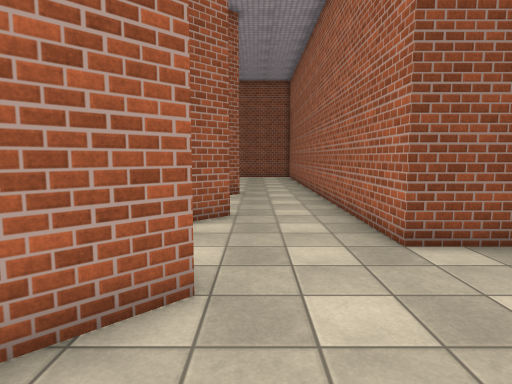
View 1 (above)

16 first-person views from a walk through a 3-D level made in the Unity game engine. The camera is 1.5 m above the floor, tilts 6° down and sees 75° across. The floor is counted in squares, 1 m on a side. Each view is taken from the middle of a square. On the plan, view 1 faces up. The plan holds only what a view shows up to about 15 squares ahead; the rest is blank. The place goes on beyond the plan. The player is left out. Surface patterns are stand-ins for the level's own textures.

View 2
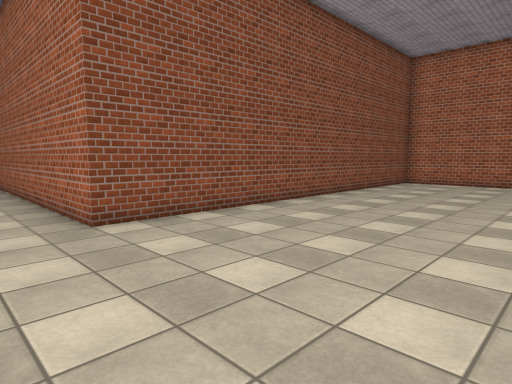

View 3
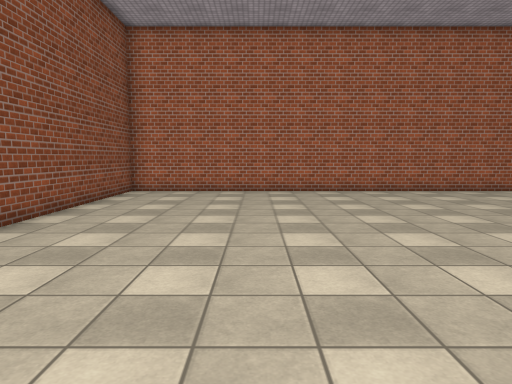

View 4
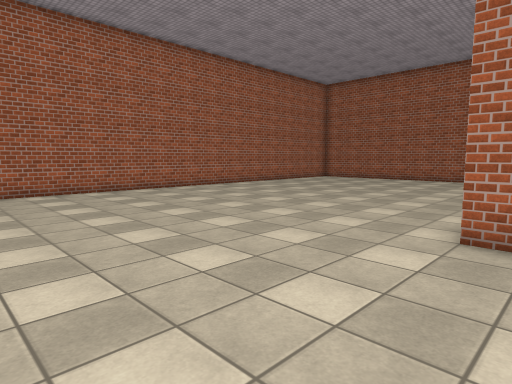

View 5
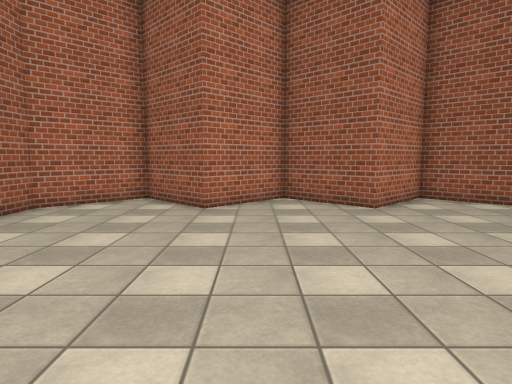

View 6
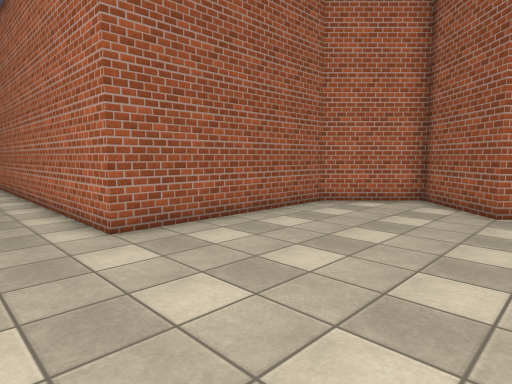

View 7
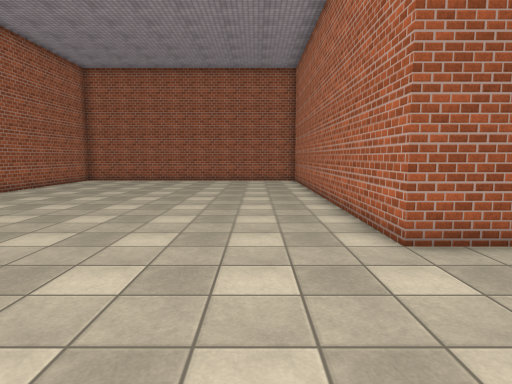

View 8
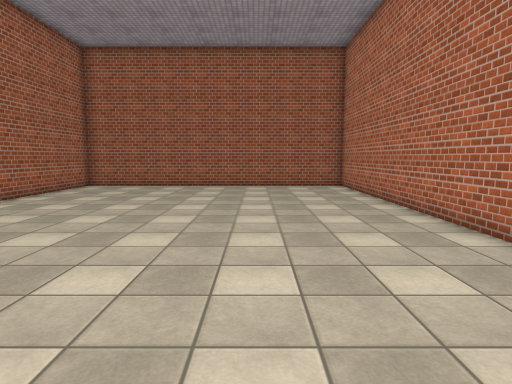

View 9
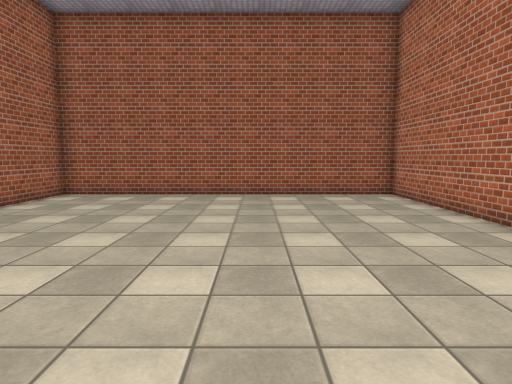

View 10
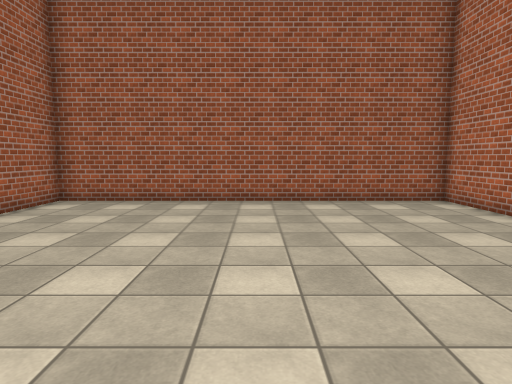

View 11
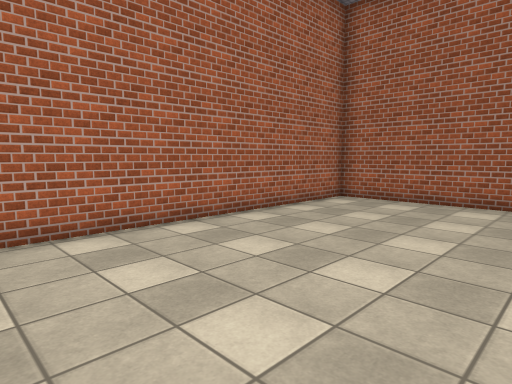

View 12
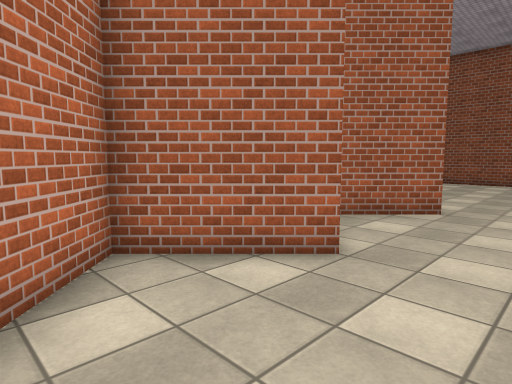

View 13
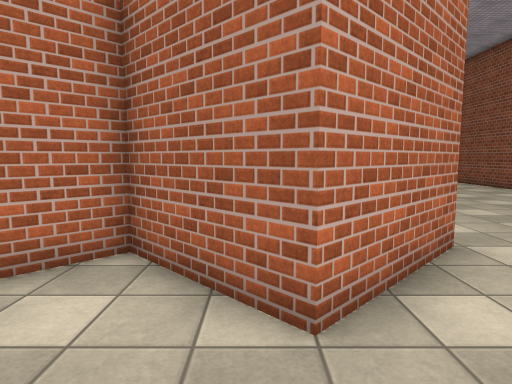

View 14
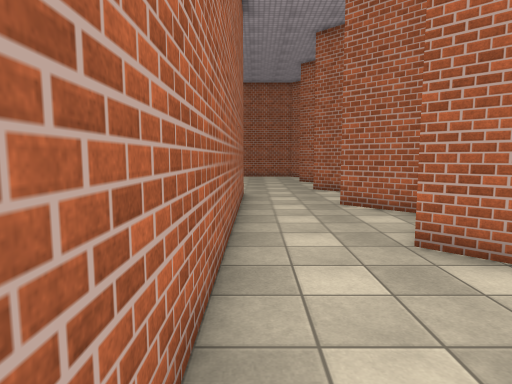

View 15
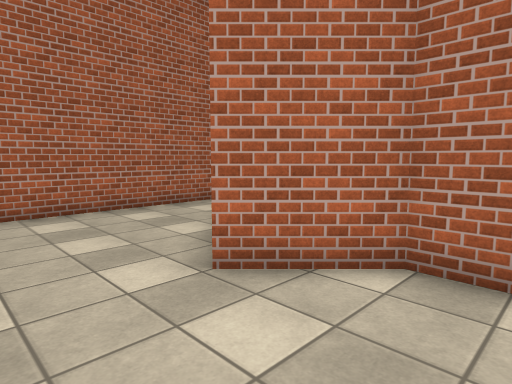

View 16
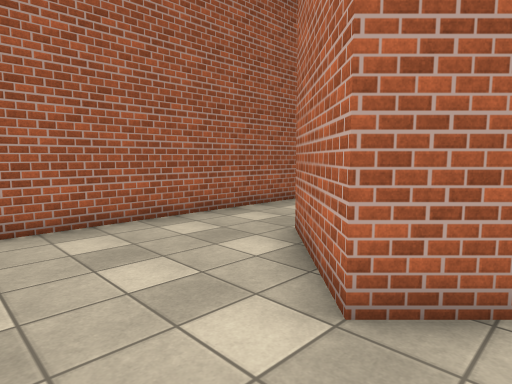

### Floor plan
Points are (right, up) in squares from view 1. A wall is a line through its corners. A room is listed if a view was taken in it or the views show most of it. See-through windows are left out.
Room 1 (views 1, 2, 3, 4, 5, 6, 7, 8, 9, 10, 11, 12, 13, 14, 15, 16)
walls: (-6.5, 14.5) (-5.3, 14.5) (-3.5, 16.3) (-0.7, 13.5) (-3.2, 11) (-0.7, 8.5) (-3.2, 6) (-0.7, 3.5) (-3.2, 1) (-0.7, -1.5) (-3.2, -4) (-0.7, -6.5) (6.5, -6.5) (6.5, -22.4) (19.8, -22.4) (19.8, 5.5) (2.5, 5.5) (2.5, 18.5)

Positions as (right, up) in squares from view 1, and headings:
1: (0, 0), facing up
2: (0, -2), facing up-right
3: (5, 0), facing right
4: (5, 0), facing down-right
5: (9, 0), facing left
6: (9, 0), facing down-left
7: (9, -1), facing down
8: (11, -5), facing down
9: (12, -9), facing down
10: (13, -11), facing down
11: (13, -11), facing down-right
12: (2, 4), facing up-left
13: (2, 13), facing left
14: (2, 19), facing down
15: (-7, 19), facing down-right
16: (-5, 19), facing down-right
